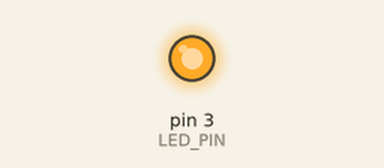
Bench run of a sketch on a simulated Arduino Uno, built with avr-gcc and run on an emulated ATmega328P. Parts: output pins drawn as LEDs (lit = HIGH). Wiring (inferred from the names in the program): ADXL345 accelerometer at I2C address 0x53. Random numbers use the default seed unless the sketch sets one.

Above: at 2.0 s.
At 13.3 s:
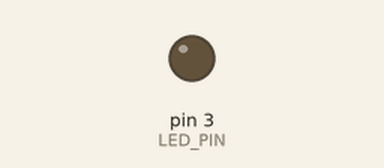
Timing chart, 0 to 14.8 s (numbered marks = the images above):
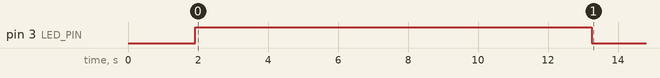

The sketch:

t800.ino
```cpp
#include <Wire.h>
#define LED_PIN 3 // Пин пары светодиодов
int ADXL345 = 0x53; // The ADXL345 sensor I2C address
float X_out, Y_out, Z_out, XX = 1000, YY = 1000, ZZ = 1000;  // Outputs
uint32_t tmr = 0, tmr1 = 0;
bool iswaswake = true;
int sens = 8;//Чувствительность
long rndtime;
void setup() {
  Serial.begin(9600);
  pinMode(LED_PIN, OUTPUT);
  Wire.begin(); // Initiate the Wire library
  // Set ADXL345 in measuring mode
  Wire.beginTransmission(ADXL345); // Start communicating with the device
  Wire.write(0x2D); // Access/ talk to POWER_CTL Register - 0x2D
  // Enable measurement
  Wire.write(8); // (8dec -> 0000 1000 binary) Bit D3 High for measuring enable
  Wire.endTransmission();
  wake_t800(10);
}
void loop() {
 if (millis() - tmr1 >= 150000) {//Каждые 150 сек. сброс iswaswake в ложь.
    tmr1=millis();
    iswaswake=false;
  }
  if (!iswaswake) {
    Wire.beginTransmission(ADXL345);
    Wire.write(0x32);
    Wire.endTransmission(false);
    Wire.requestFrom(ADXL345, 6, true);
    X_out = ( Wire.read()| Wire.read() << 8);
    X_out = fabs(X_out);
    Y_out = ( Wire.read()| Wire.read() << 8);
    Y_out = fabs(Y_out);
    Z_out = ( Wire.read()| Wire.read() << 8);
    Z_out = fabs(Z_out);
  }
  if (millis() - tmr >= 10000 || XX == 1000) {//Каждые 10 сек. сохраняем показания по осям.
    tmr=millis();
    XX=X_out;
    YY=Y_out;
    ZZ=Z_out;
  }
  if ( fabs(XX-X_out) > sens || fabs(YY-Y_out) > sens || fabs(ZZ-Z_out) > sens) {//Небрежно определяем удар и пробуждаемся, если долго спали
    XX = X_out;
    YY = Y_out;
    ZZ = Z_out;
    if (iswaswake == false) {
      //rndtime=random(30,60);
      wake_t800(20);
    }
  }
}
void wake_t800(int waketime) {
  iswaswake=true;//Устанавливаем признак пробуждения
  for(int i=0;i<=255;i++) {
    analogWrite(LED_PIN, i);
    if(i>=10 && 1==random(11)) {
      i=i-10;
    }
    delay(1);
  }
  delay(waketime*1000);
  for(int i=255;i>=0;i--) {
    analogWrite(LED_PIN, i);
    delay(5);
  }
  for(int i=0;i<=255;i++) {
    analogWrite(LED_PIN, i);
  }
  for(int i=255;i>=0;i--) {
    analogWrite(LED_PIN, i);
  }
}
```

Measured:
- by itself, pin 3 (LED_PIN): HIGH → LOW at 13.3 s
